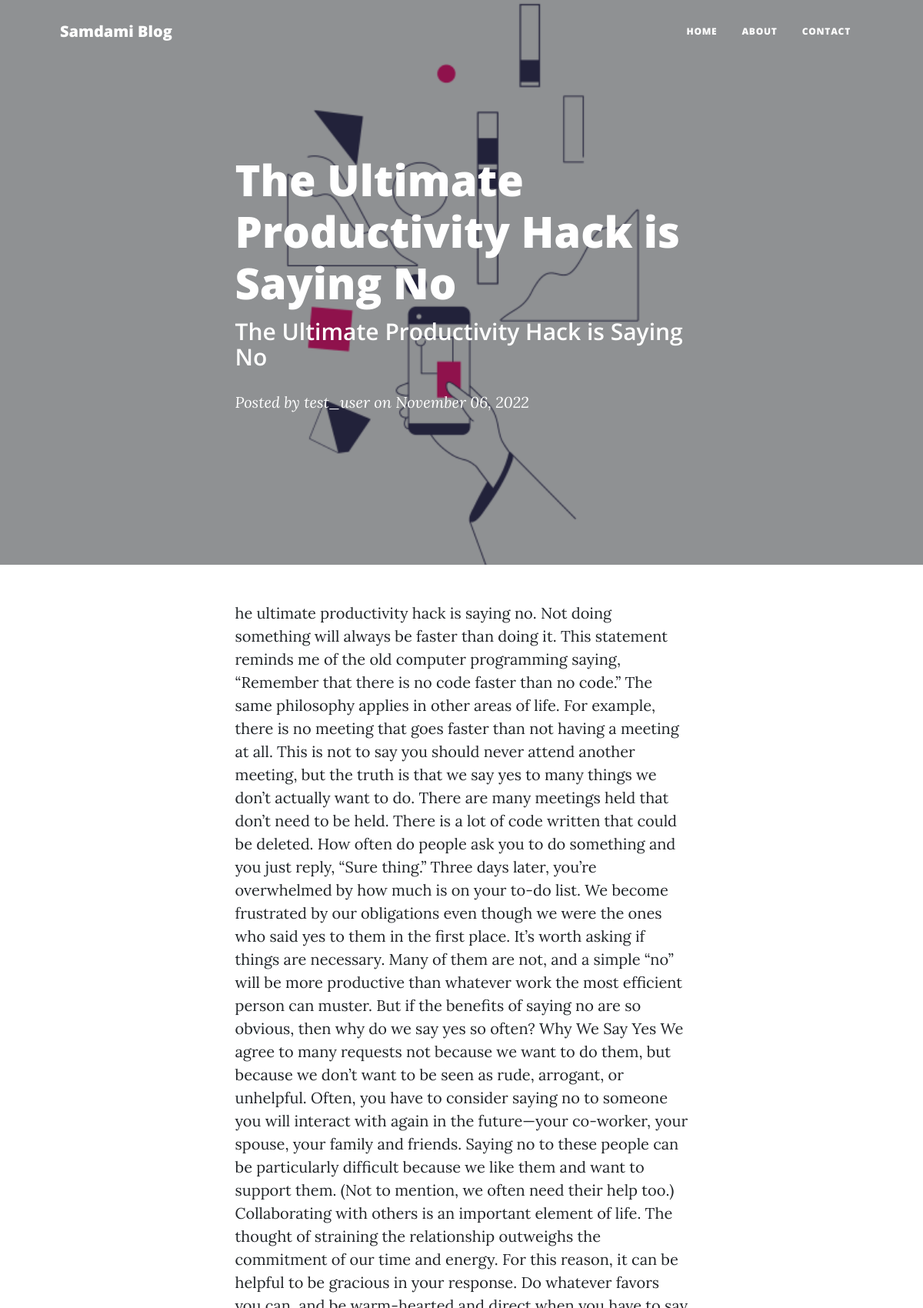
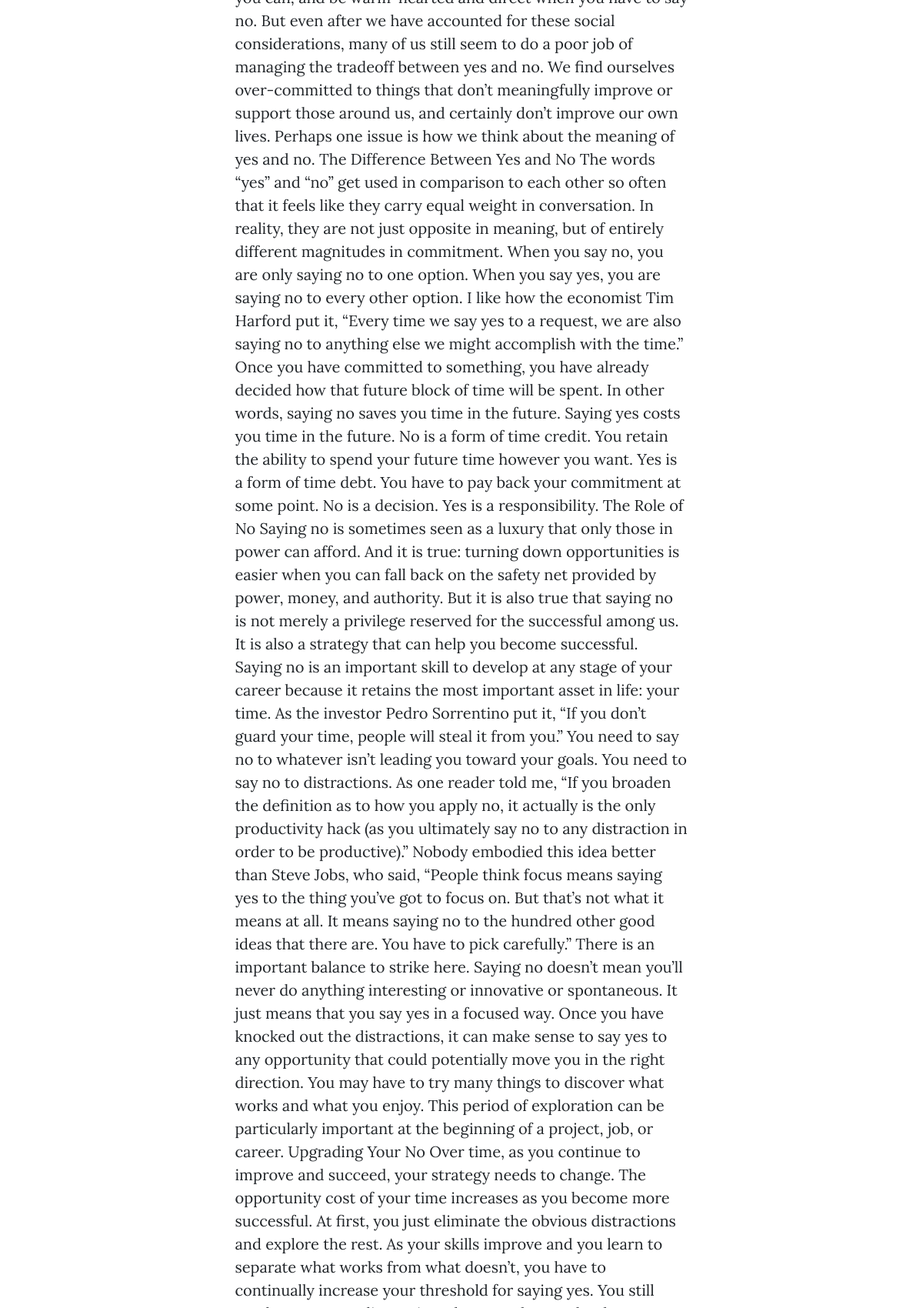
/post/1 (upper part), run on the app's committed database (2 pictures, top to bottom).
### app.py (models this page shows)
class BlogPost(db.Model):
    id = db.Column(db.Integer(), primary_key=True)
    title = db.Column(db.String(50))
    subtitle = db.Column(db.String(50))
    date_posted = db.Column(db.DateTime)
    content = db.Column(db.Text)
    author = db.Column(db.Text)

### app.py (the view)
@app.route('/post/<int:post_id>')
def post(post_id):
    try:
        post = BlogPost.query.filter_by(id=post_id).one()
    except:
        return render_template('404.html')
    date_posted = post.date_posted.strftime('%B %d, %Y')
    if current_user.is_authenticated and current_user.username == post.author:
        return render_template('post.html', post=post, date_posted=date_posted, user_owns_post=True)
    else:
        return render_template('post.html', post=post, date_posted=date_posted, user_owns_post=False)

### templates/post.html (shortened to what this page needs)
<!DOCTYPE html>
<html lang="en">
    <head>
        <link rel="stylesheet" href="{{ url_for('static', filename='css/styles.css') }}">
    </head>
    <body>
        <nav class="navbar navbar-expand-lg navbar-light" id="mainNav">
            <div class="container px-4 px-lg-5">
                <a class="navbar-brand" href="{{url_for('index')}}">Samdami Blog</a>
                <div class="collapse navbar-collapse" id="navbarResponsive">
                    <ul class="navbar-nav ms-auto py-4 py-lg-0">
                        <li class="nav-item"><a class="nav-link px-lg-3 py-3 py-lg-4" href="{{url_for('index')}}">Home</a></li>
                        <li class="nav-item"><a class="nav-link px-lg-3 py-3 py-lg-4" href="{{url_for('about')}}">About</a></li>
                        <li class="nav-item"><a class="nav-link px-lg-3 py-3 py-lg-4" href="{{url_for('contact')}}">Contact</a></li>
                    </ul>
                </div>
            </div>
        </nav>
        <header class="masthead" style="background-image: url('../static/images/image_processing20191125-15050-qd9hw4.gif')">
            <div class="container position-relative px-4 px-lg-5">
                <div class="row gx-4 gx-lg-5 justify-content-center">
                    <div class="col-md-10 col-lg-8 col-xl-7">
                        <div class="post-heading">
                            <h1>{{ post.title }}</h1>
                            <h2 class="subheading">{{ post.subtitle }}</h2>
                            <span class="meta">
                                Posted by
                                {{ post.author }}
                                on {{ date_posted}}
                            </span>
                        </div>
                    </div>
                </div>
            </div>
        </header>
        <article class="mb-4">
            <div class="container px-4 px-lg-5">
                <div class="row gx-4 gx-lg-5 justify-content-center">
                    <div class="col-md-10 col-lg-8 col-xl-7">
                    </div>
                </div>
            </div>
        </article>
    </body>
</html>

### data on the page
BlogPost: title "The Ultimate Productivity Hack is Saying No", subtitle "The Ultimate Productivity Hack is Saying No", author "test_user"

### other printed values
{{ date_posted }} "November 06, 2022"
